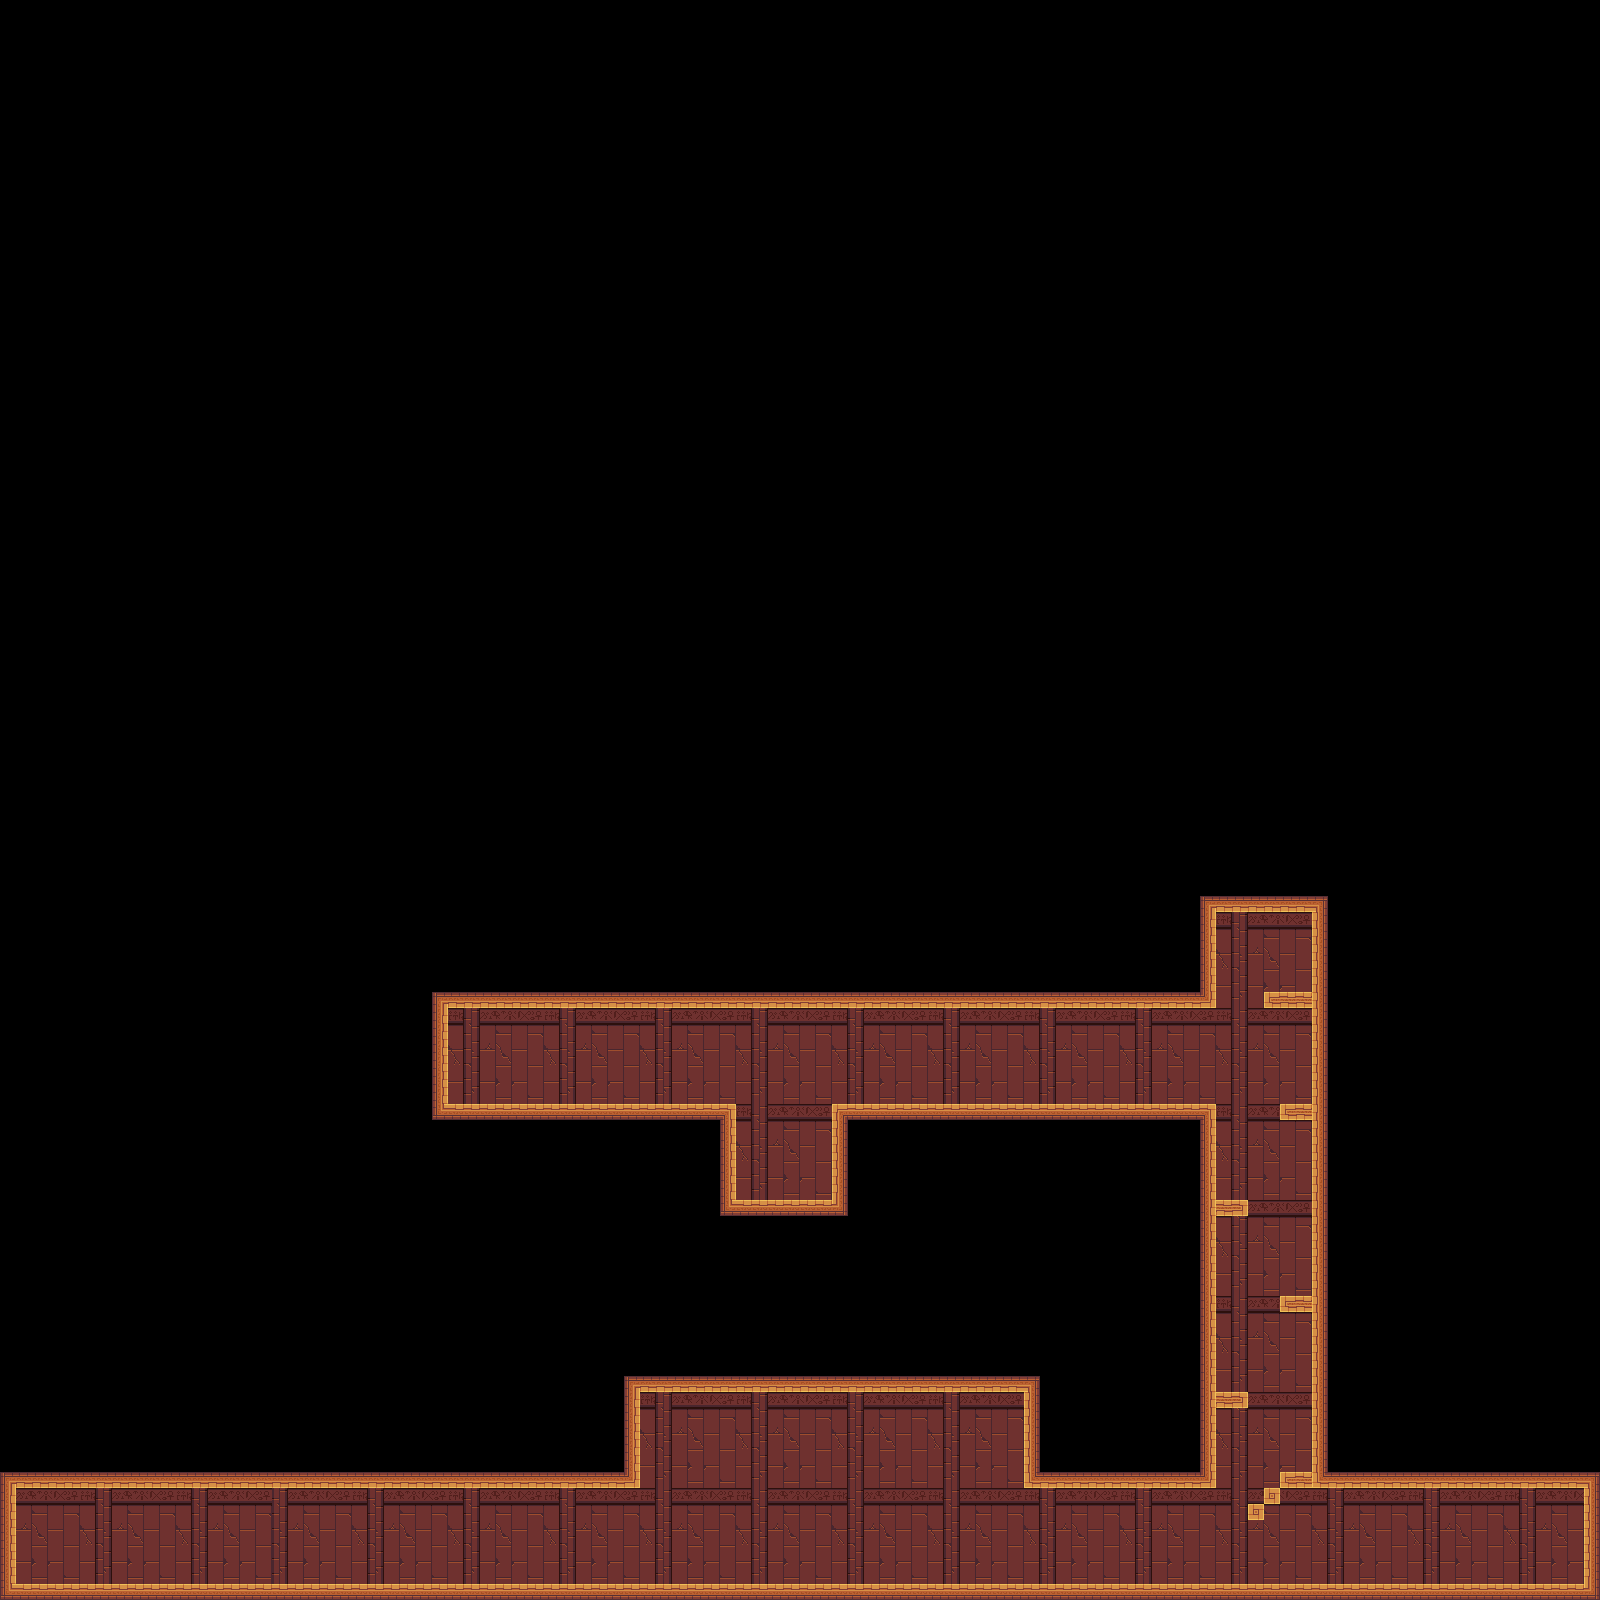

Tiled map render using the project's own tile images. Description and the map definition, with tile-layer contents summarised, below:
An orthogonal 100x100 tile map with 16x16 px tiles, 3 tile layers (background, walls, platforms) and 17 objects (14x crystal, 2x viking, Player Spawn).

<map version="1.10" tiledversion="1.10.1" orientation="orthogonal" renderorder="right-down" width="100" height="100" tilewidth="16" tileheight="16" infinite="0" nextlayerid="7" nextobjectid="18">
 <editorsettings>
  <export target="../../../src/assets/tilemaps/testbig.json" format="json" />
 </editorsettings>
 <tileset firstgid="1" name="egypt-tiles" tilewidth="16" tileheight="16" tilecount="294" columns="21">
  <image source="../../../src/assets/tilemaps/egypt-tiles.png" width="336" height="224" />
  <tile id="22">
   <properties>
    <property name="collides" type="bool" value="true" />
   </properties>
  </tile>
  <tile id="23">
   <properties>
    <property name="collides" type="bool" value="true" />
   </properties>
  </tile>
  <tile id="24">
   <properties>
    <property name="collides" type="bool" value="true" />
   </properties>
  </tile>
  <tile id="26">
   <properties>
    <property name="collides" type="bool" value="true" />
   </properties>
  </tile>
  <tile id="28">
   <properties>
    <property name="collides" type="bool" value="true" />
   </properties>
  </tile>
  <tile id="29">
   <properties>
    <property name="collides" type="bool" value="true" />
   </properties>
  </tile>
  <tile id="31">
   <properties>
    <property name="collides" type="bool" value="true" />
   </properties>
  </tile>
  <tile id="43">
   <properties>
    <property name="collides" type="bool" value="true" />
   </properties>
  </tile>
  <tile id="45">
   <properties>
    <property name="collides" type="bool" value="true" />
   </properties>
  </tile>
  <tile id="47">
   <properties>
    <property name="collides" type="bool" value="true" />
   </properties>
  </tile>
  <tile id="49">
   <properties>
    <property name="collides" type="bool" value="true" />
   </properties>
  </tile>
  <tile id="50">
   <properties>
    <property name="collides" type="bool" value="true" />
   </properties>
  </tile>
  <tile id="64">
   <properties>
    <property name="collides" type="bool" value="true" />
   </properties>
  </tile>
  <tile id="65">
   <properties>
    <property name="collides" type="bool" value="true" />
   </properties>
  </tile>
  <tile id="66">
   <properties>
    <property name="collides" type="bool" value="true" />
   </properties>
  </tile>
  <tile id="68">
   <properties>
    <property name="collides" type="bool" value="true" />
   </properties>
  </tile>
  <tile id="106">
   <properties>
    <property name="collides" type="bool" value="true" />
   </properties>
  </tile>
  <tile id="107">
   <properties>
    <property name="collides" type="bool" value="true" />
   </properties>
  </tile>
  <tile id="108">
   <properties>
    <property name="collides" type="bool" value="true" />
   </properties>
  </tile>
  <tile id="110">
   <properties>
    <property name="collides" type="bool" value="true" />
   </properties>
  </tile>
  <tile id="112">
   <properties>
    <property name="collides" type="bool" value="true" />
   </properties>
  </tile>
  <tile id="113">
   <properties>
    <property name="collides" type="bool" value="true" />
   </properties>
  </tile>
  <tile id="114">
   <properties>
    <property name="collides" type="bool" value="true" />
   </properties>
  </tile>
 </tileset>
 <layer id="1" name="background" width="100" height="100">
  <data>[10000 cells, 10000 non-empty, 37 distinct tile ids]</data>
 </layer>
 <layer id="2" name="walls" width="100" height="100">
  <data>[10000 cells, 404 non-empty, 12 distinct tile ids]</data>
 </layer>
 <layer id="3" name="platforms" width="100" height="100">
  <data>[10000 cells, 15 non-empty, 4 distinct tile ids]</data>
 </layer>
 <objectgroup id="5" name="pickups">
  <object id="2" name="crystal" type="crystal" x="1226.95" y="1566.58" width="16" height="16" />
  <object id="3" name="crystal" type="crystal" x="1252.53" y="1566.28" width="16" height="16" />
  <object id="4" name="crystal" type="crystal" x="1279.5" y="1566.28" width="16" height="16" />
  <object id="5" name="crystal" type="crystal" x="1307.02" y="1566.28" width="16" height="16" />
  <object id="6" name="crystal" type="crystal" x="1332.89" y="1566.28" width="16" height="16" />
  <object id="7" name="crystal" type="crystal" x="1288.86" y="1446.29" width="16" height="16" />
  <object id="8" name="crystal" type="crystal" x="1358.76" y="1566.28" width="16" height="16" />
  <object id="9" name="crystal" type="crystal" x="1223.35" y="1364.82" width="16" height="16" />
  <object id="10" name="crystal" type="crystal" x="1287.21" y="1272.89" width="16" height="16" />
  <object id="11" name="crystal" type="crystal" x="1223.9" y="1176.01" width="16" height="16" />
  <object id="12" name="crystal" type="crystal" x="1275.1" y="972.349" width="16" height="16" />
  <object id="13" name="crystal" type="crystal" x="746.115" y="1167.21" width="16" height="16" />
  <object id="14" name="crystal" type="crystal" x="773.087" y="1167.21" width="16" height="16" />
  <object id="15" name="crystal" type="crystal" x="801.159" y="1166.66" width="16" height="16" />
 </objectgroup>
 <objectgroup id="6" name="enemies">
  <object id="16" name="Viking" type="viking" x="454.129" y="1067.87" width="32" height="32">
   <properties>
    <property name="maxDistance" type="int" value="220" />
   </properties>
  </object>
  <object id="17" name="Viking" type="viking" x="1005" y="1068.38" width="32" height="32">
   <properties>
    <property name="maxDistance" type="int" value="175" />
   </properties>
  </object>
 </objectgroup>
 <objectgroup id="4" name="player">
  <object id="1" name="Player Spawn" x="27.3088" y="1540.71" width="32" height="32" />
 </objectgroup>
</map>
